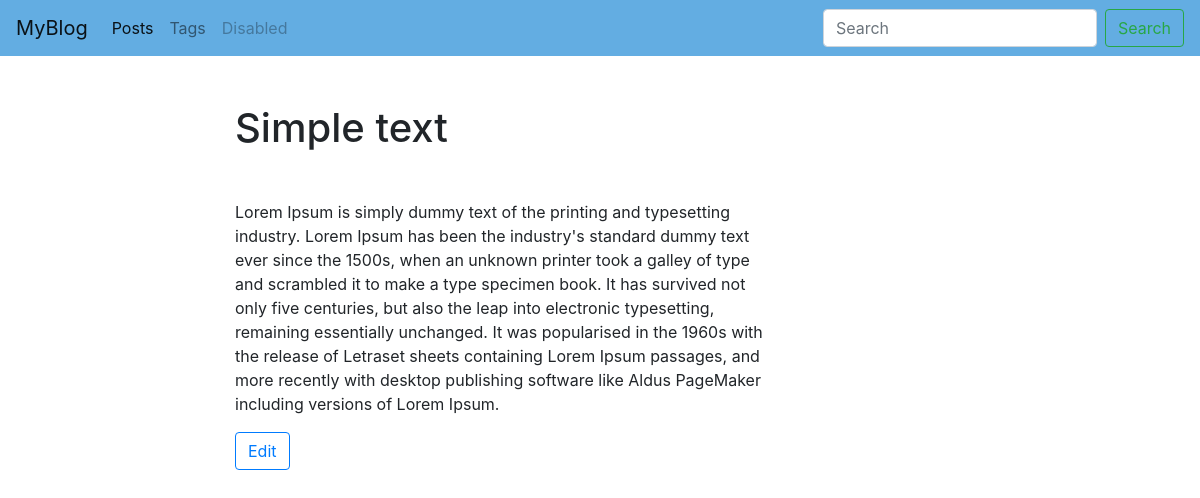
Page /blog/post/simpletext/ on the committed database.
### blog/models.py (models this page shows, shortened)
class Post(models.Model):
    title = models.CharField(max_length=150, db_index=True)
    slug = models.SlugField(max_length=150, unique=True,blank=True)
    body = models.TextField(blank=True, db_index=True)
    date_pub = models.DateTimeField(auto_now_add=True)
    tags = models.ManyToManyField('Tag', blank=True, related_name='posts')

### blog/views.py (the view)
# urls.py: path('post/<str:slug>/', PostDetail.as_view(), name='post_detail_url' ),
class PostDetail(ObjectDetailMixin, View):
    model = Post
    template = 'blog/post_detail.html'

### blog/utils.py (called while the page is built)
    def get(self, request, slug):
        object = get_object_or_404(self.model, slug__iexact=slug)
        return render(request, self.template, context={self.model.__name__.lower():object})

### blog/templates/blog/post_detail.html (shortened to what this page needs)
{% extends 'blog/base_blog.html' %}
{% block content %}
    <h1 class="mb-5">
    {{post.title}}
  </h1>
  <p>
    {{post.body}}
  </p>
  <a class="btn btn-outline-primary" href="{% url 'post_update_url' slug=post.slug%}"><span class="glyphicon glyphicon-pencil">Edit</span></a>
{% endblock %}

### rows in the picture
Post: title "Simple text", body "Lorem Ipsum is simply dummy text of the printing and typesetting industry. Lorem Ipsum has been the industry's standard dummy text ever since the 1500s, when an unknown printer took a galley of type and scrambled it to make a type specimen book. It has survived not only five centuries, but also the leap into electronic typesetting, remaining essentially unchanged. It was popularised in the 1960s with the release of Letraset sheets containing Lorem Ipsum passages, and more recently with desktop publishing software like Aldus PageMaker including versions of Lorem Ipsum."
